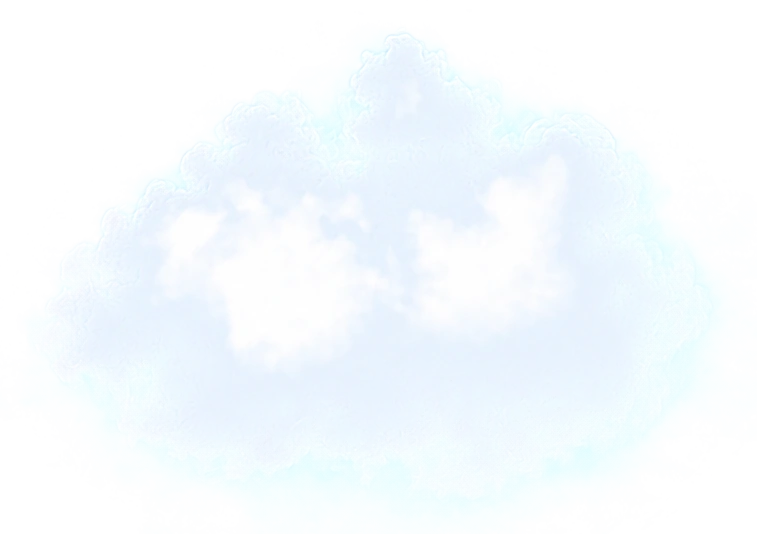
#> input picture src/assets/cloud-large.webp, 757 x 534 px
$ python extract_clouds.py --source ../src/assets/cloud-large.webp --output out.png
#> lines starting #> are read from the running program, lines starting #| are printed output that depends on the picture
"""Extract the three clouds from the supplied blue-sky source.

The source sky is a smooth gradient, not a flat chroma key.  This script fits a
low-order colour field to cloud-free pixels, builds a soft colour-distance
matte, feathers it, and unmixes the estimated sky colour from translucent edge
pixels before exporting lossless-alpha WebP assets.
"""

from __future__ import annotations

import argparse
from pathlib import Path

import numpy as np
from PIL import Image, ImageFilter


CLOUD_REGIONS = {
    "cloud-large.webp": (58, 34, 815, 568),
    "cloud-medium.webp": (877, 266, 1536, 650),
    "cloud-small.webp": (527, 646, 1038, 970),
}

# Expanded areas excluded from the background fit.
FIT_EXCLUSIONS = (
    (45, 24, 835, 590),
    (855, 245, 1536, 675),
    (500, 620, 1070, 990),
)


def polynomial_terms(x: np.ndarray, y: np.ndarray, degree: int = 4) -> np.ndarray:
    terms = []
    for total in range(degree + 1):
        for x_power in range(total + 1):
            y_power = total - x_power
            terms.append((x**x_power) * (y**y_power))
    return np.stack(terms, axis=-1)


def estimate_sky(rgb: np.ndarray) -> np.ndarray:
    """Fit a smooth RGB sky field using only known cloud-free pixels."""
    height, width, _ = rgb.shape
    yy, xx = np.mgrid[0:height, 0:width]
    x_norm = (xx / max(width - 1, 1)) * 2.0 - 1.0
    y_norm = (yy / max(height - 1, 1)) * 2.0 - 1.0

    valid = np.ones((height, width), dtype=bool)
    for left, top, right, bottom in FIT_EXCLUSIONS:
        valid[top:bottom, left:right] = False

    # A regular sample keeps the least-squares solve small and deterministic.
    sample = valid & ((xx % 7) == 0) & ((yy % 7) == 0)
    design = polynomial_terms(x_norm[sample], y_norm[sample])
    coefficients, *_ = np.linalg.lstsq(design, rgb[sample], rcond=None)

    full_design = polynomial_terms(x_norm.ravel(), y_norm.ravel())
    fitted = full_design @ coefficients
    return np.clip(fitted.reshape(height, width, 3), 0, 255).astype(np.float32)


def soft_cloud_matte(rgb: np.ndarray, sky: np.ndarray) -> tuple[np.ndarray, np.ndarray]:
    """Return unspilled foreground RGB and a gently cleaned alpha matte."""
    delta = rgb.astype(np.float32) - sky

    # Blue skies contain almost no red.  Red lift is therefore the most stable
    # signal, with green lift preserving the palest cyan translucent edges.
    alpha_red = np.maximum(delta[..., 0], 0.0) / np.maximum(232.0 - sky[..., 0], 70.0)
    alpha_green = np.maximum(delta[..., 1], 0.0) / np.maximum(236.0 - sky[..., 1], 42.0)
    alpha = np.maximum(alpha_red, alpha_green * 0.82)
    alpha = np.clip(alpha, 0.0, 1.0)

    # A sub-pixel feather softens quantisation without sharpening or contracting
    # the original airbrushed edge.
    alpha_image = Image.fromarray(np.uint8(alpha * 255), mode="L")
    alpha = np.asarray(alpha_image.filter(ImageFilter.GaussianBlur(1.35)), dtype=np.float32) / 255.0

    # Keep low-opacity edge information, but remove tiny unrelated colour noise
    # far away from the cloud.  The wide support halo avoids clipping wisps.
    core = Image.fromarray(np.uint8(alpha > 0.035) * 255, mode="L")
    support = core.filter(ImageFilter.MaxFilter(81)).filter(ImageFilter.GaussianBlur(22))
    support_array = np.asarray(support, dtype=np.float32) / 255.0
    alpha *= np.clip(support_array * 1.45, 0.0, 1.0)

    # Only values below roughly half of one 8-bit alpha step are cleared.
    alpha = np.where(alpha < 0.0018, 0.0, alpha)
    alpha = np.power(np.clip(alpha, 0.0, 1.0), 0.94)

    # Recover foreground colour from C = aF + (1-a)B.  Stabilise very faint
    # pixels and blend them toward a cool cloud tint to prevent blue fringing.
    safe_alpha = np.maximum(alpha[..., None], 0.022)
    foreground = sky + delta / safe_alpha
    foreground = np.clip(foreground, 0.0, 255.0)
    edge_mix = np.clip((0.08 - alpha) / 0.08, 0.0, 1.0)[..., None]
    cool_edge = np.array([205.0, 231.0, 250.0], dtype=np.float32)
    foreground = foreground * (1.0 - edge_mix * 0.34) + cool_edge * (edge_mix * 0.34)

    return foreground, alpha


def trim_with_padding(
    foreground: np.ndarray,
    alpha: np.ndarray,
    padding: int = 30,
) -> tuple[np.ndarray, np.ndarray]:
    visible = np.argwhere(alpha > 0.003)
    if not len(visible):
        raise RuntimeError("No visible cloud pixels found")

    top, left = visible.min(axis=0)
    bottom, right = visible.max(axis=0) + 1
    top = max(0, int(top) - padding)
    left = max(0, int(left) - padding)
    bottom = min(alpha.shape[0], int(bottom) + padding)
    right = min(alpha.shape[1], int(right) + padding)
    return foreground[top:bottom, left:right], alpha[top:bottom, left:right]


def checkerboard(size: tuple[int, int], cell: int = 24) -> Image.Image:
    width, height = size
    yy, xx = np.mgrid[0:height, 0:width]
    tiles = ((xx // cell + yy // cell) % 2)[..., None]
    light = np.array([239, 246, 250], dtype=np.uint8)
    dark = np.array([202, 220, 229], dtype=np.uint8)
    rgb = np.where(tiles == 0, light, dark)
    return Image.fromarray(rgb.astype(np.uint8), mode="RGB")


def main() -> None:
    parser = argparse.ArgumentParser()
    parser.add_argument("--source", required=True, type=Path)
    parser.add_argument("--output", required=True, type=Path)
    parser.add_argument("--preview", type=Path)
    args = parser.parse_args()

    source = Image.open(args.source).convert("RGB")
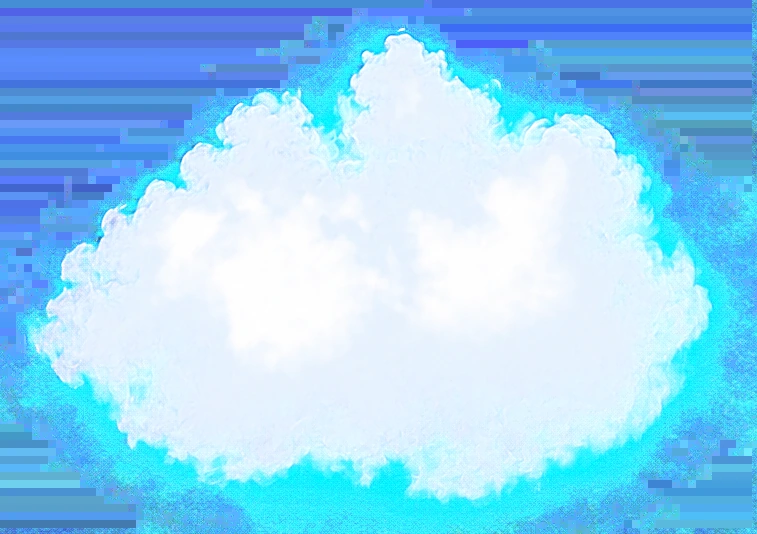
#> source: PIL image 757x534 RGB; mean R, G, B 150.8, 210.5, 245.5
    rgb = np.asarray(source, dtype=np.float32)
    sky = estimate_sky(rgb)
#> in estimate_sky, `coefficients, *_ = np.linalg.lstsq(design, rgb[sample], rcond=None)`: coefficients = 15 rows, first 8: [301, 940.2, 393.4], [375.4, 829.6, 305.3], [343.3, 888.3, 238.2], [196, -792.7, 305.2], [805.2, 417.2, 758.8], [91.66, -467.4, 73.02], [40.03, -861.8, 172.8], [505.7, -1321.9, 750.6]
#> in estimate_sky, `return np.clip(fitted.reshape(height, width, 3), 0, 255).astype(np.flo..`:
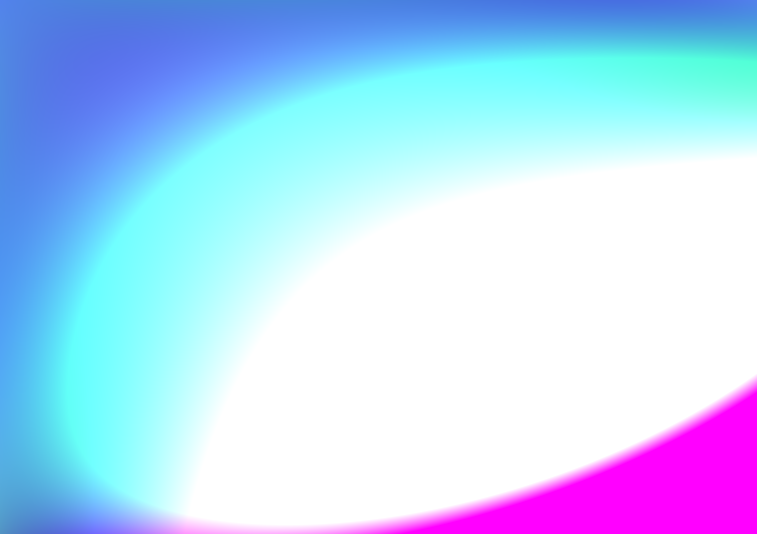
#> returned value: shape (534, 757, 3) float32; mean of channels 0, 1, 2 183.3, 215, 251; drawn as R, G, B
    args.output.mkdir(parents=True, exist_ok=True)

    outputs: list[Image.Image] = []
    for filename, (left, top, right, bottom) in CLOUD_REGIONS.items():
        crop_rgb = rgb[top:bottom, left:right]
        crop_sky = sky[top:bottom, left:right]
        foreground, alpha = soft_cloud_matte(crop_rgb, crop_sky)
        foreground, alpha = trim_with_padding(foreground, alpha)

        rgba = np.dstack((np.uint8(foreground), np.uint8(np.clip(alpha * 255, 0, 255))))
        asset = Image.fromarray(rgba, mode="RGBA")
        # WebP quality 92 keeps the soft alpha edge clean while reducing the
        # three-asset transfer size by roughly two thirds versus lossless RGB.
        asset.save(args.output / filename, "WEBP", quality=92, method=6)
        outputs.append(asset)
#> this loop made 2 passes
#> pass 1, in main, `crop_rgb = rgb[top:bottom, left:right]`:
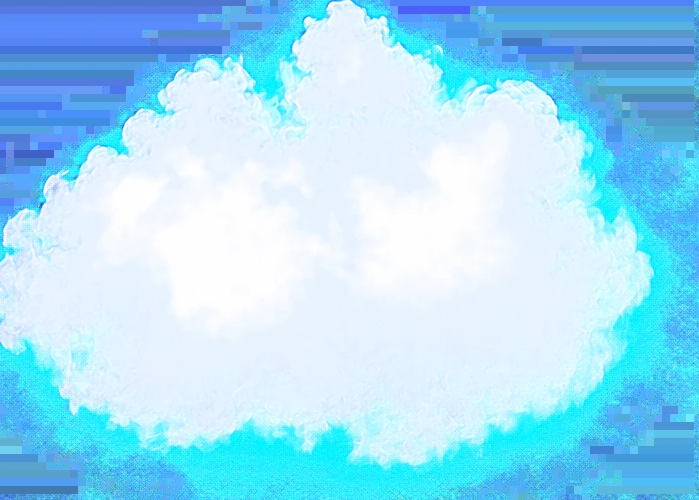
#> crop_rgb: shape (500, 699, 3) float32; mean R, G, B 161.6, 220.4, 247.9
#> pass 1, in main, `crop_sky = sky[top:bottom, left:right]`:
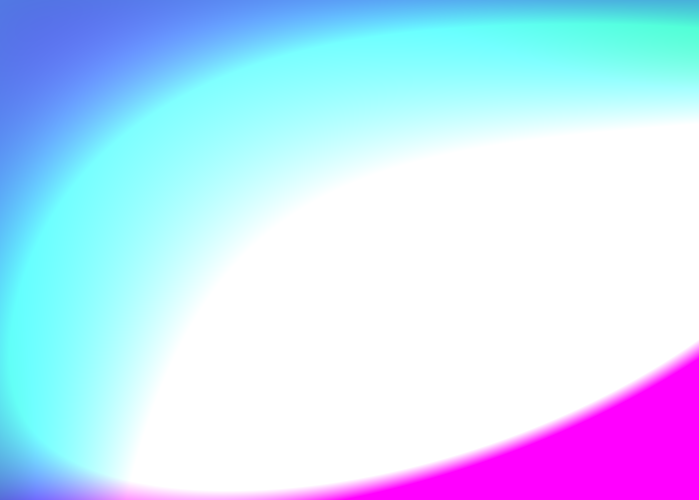
#> crop_sky: shape (500, 699, 3) float32; mean R, G, B 199.1, 225.3, 253.9
#> pass 1, in soft_cloud_matte, `delta = rgb.astype(np.float32) - sky`:
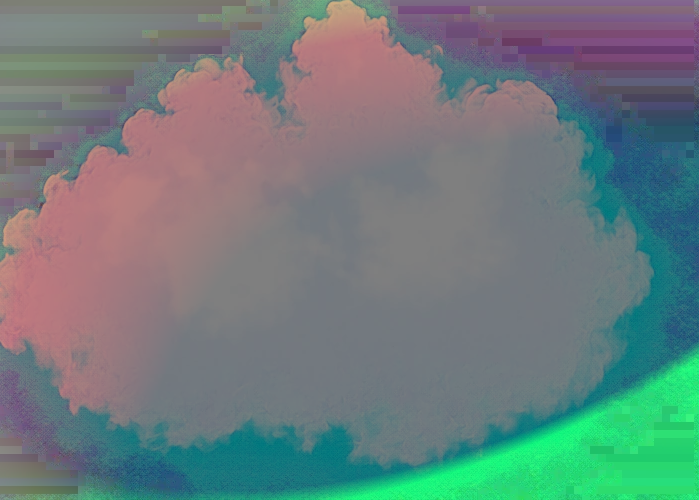
#> delta: shape (500, 699, 3) float32; mean R, G, B -37.1, -4.2, -5.7; drawn with min black and max white
#> pass 1, in soft_cloud_matte, `alpha_red = np.maximum(delta[..., 0], 0.0) / np.maximum(232.0 - sky[....`:
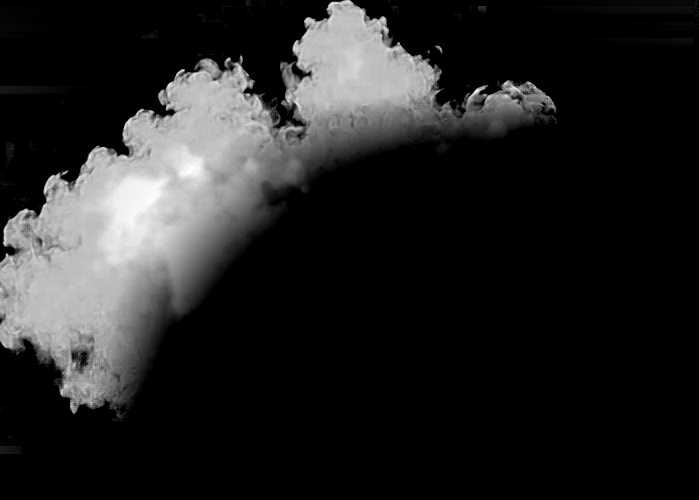
#> alpha_red: shape (500, 699) float32; min 0, max 1.31, mean 0.183; drawn with min black and max white
#> after the loop:
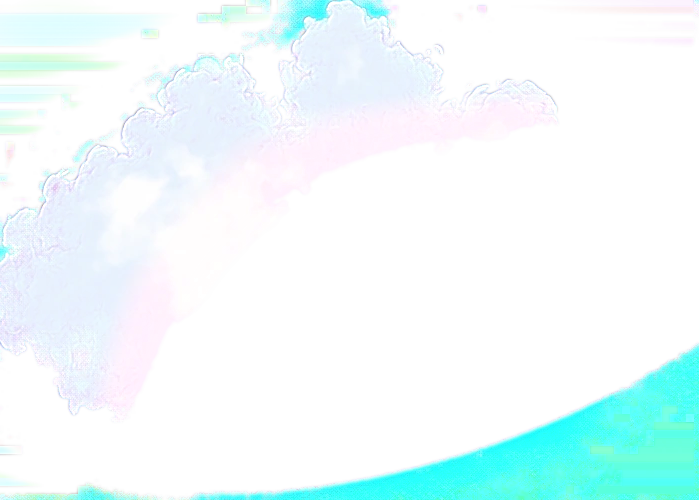
#> asset: PIL image 699x500 RGBA; mean R, G, B, A 110.1, 144.4, 206.4, 62.3; transparent parts drawn white
#> after the loop, outputs = 1 item

    if args.preview:
        card_width = max(asset.width for asset in outputs) + 80
        card_heights = [asset.height + 70 for asset in outputs]
        preview = checkerboard((card_width, sum(card_heights) + 40))
        y = 20
        for asset, filename, card_height in zip(outputs, CLOUD_REGIONS, card_heights):
            x = (card_width - asset.width) // 2
            preview.paste(asset, (x, y), asset)
            y += card_height
        args.preview.parent.mkdir(parents=True, exist_ok=True)
        preview.save(args.preview, "PNG", optimize=True)


if __name__ == "__main__":
#> (the run stopped early here; a loop or call above may not have finished)
